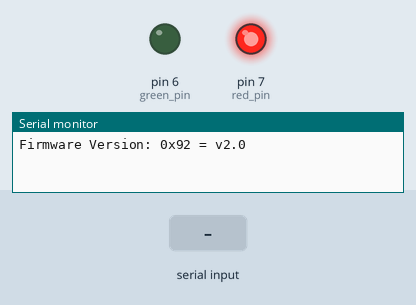
The sketch below on a simulated Arduino Mega 2560, built with avr-gcc and run on an emulated ATmega2560. Shown: output pins drawn as LEDs (lit = HIGH), the last lines printed to the serial monitor. Dashed ring = blinking. Inputs (shaded band) come from the test bench. Pins used as bus, display or sensor lines are not drawn.

Above: at 1.2 s.
1.3 s: "SoundAlarm" received over Serial
At 4.2 s:
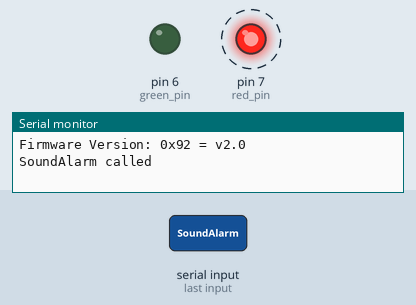
4.3 s: "Open" received over Serial
At 6.5 s:
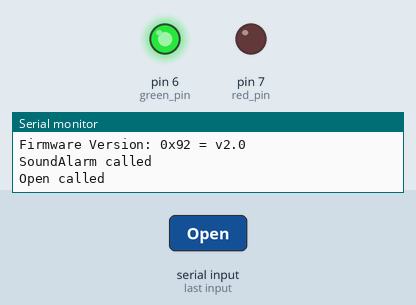
8.3 s: "Close" received over Serial
At 10.3 s:
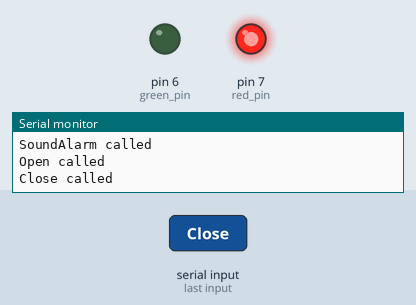
Timing chart, 0 to 11.8 s (numbered marks = the images above; inputs shaded):
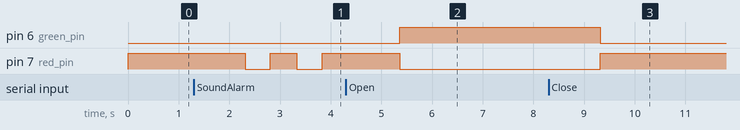

The sketch:

PruebaConcepto.ino
```cpp
#include <SPI.h>
#include <MFRC522.h>

int green_pin = 6;
int red_pin = 7;

bool alarmActive;

#define RST_PIN         5
#define SS_PIN          53

MFRC522 mfrc522(SS_PIN, RST_PIN);

void setup() {
  pinMode(green_pin, OUTPUT);
  pinMode(red_pin, OUTPUT);
  digitalWrite(green_pin, LOW);
  digitalWrite(red_pin, HIGH);
  Serial.begin(9600);
  while (!Serial);
  SPI.begin();
  mfrc522.PCD_Init();
  delay(4);
  mfrc522.PCD_DumpVersionToSerial();
  alarmActive = false;
}

void loop() {
  //check for incoming instructions
  if(Serial.available())
  {
    String serialData = Serial.readString();
    serialData.trim();
    if(serialData == "Open")
    {
      On_Open();
      Serial.println("Open called");
    }
    else if(serialData == "Close")
    {
      On_Close();
      Serial.println("Close called");
    }
    else if(serialData == "SoundAlarm")
    {
      On_SoundAlarm();
      Serial.println("SoundAlarm called");
    }
    else if(serialData == "StopAlarm")
    {
      On_StopAlarm();
      Serial.println("Stop called");
    }
  }

  if(alarmActive)//make the alarm take action if is active
  {
    digitalWrite(red_pin, LOW);
    delay(500);
    digitalWrite(red_pin, HIGH);
    delay(500);
  }

  if(mfrc522.PICC_IsNewCardPresent() && mfrc522.PICC_ReadCardSerial())
  {
    Serial.print("UID: ");
    for (int i = 0; i < mfrc522.uid.size; i++) {
      Serial.print(mfrc522.uid.uidByte[i], HEX);
    }
    Serial.println();

    mfrc522.PICC_HaltA();
  }
}

void On_Open()
{
  On_StopAlarm();
  digitalWrite(green_pin, HIGH);
  digitalWrite(red_pin, LOW);
}

void On_Close()
{
  On_StopAlarm();
  digitalWrite(green_pin, LOW);
  digitalWrite(red_pin, HIGH);
}

void On_SoundAlarm()
{
  digitalWrite(green_pin, LOW);
  digitalWrite(red_pin, LOW);
  alarmActive = true;
}

void On_StopAlarm()
{
  alarmActive = false;
  digitalWrite(green_pin, LOW);
  digitalWrite(red_pin, HIGH);
}
```

Measured:
- after the input at 1.3 s, pin 7 (red_pin): alternates HIGH for 0.53 s and LOW for 0.50 s, starting after 1.0 s
- after the input at 4.3 s, pin 6 (green_pin): LOW → HIGH after 1.1 s
- after the input at 8.3 s, pin 6 (green_pin): HIGH → LOW after 1.0 s; pin 7 (red_pin): LOW → HIGH after 1.0 s
